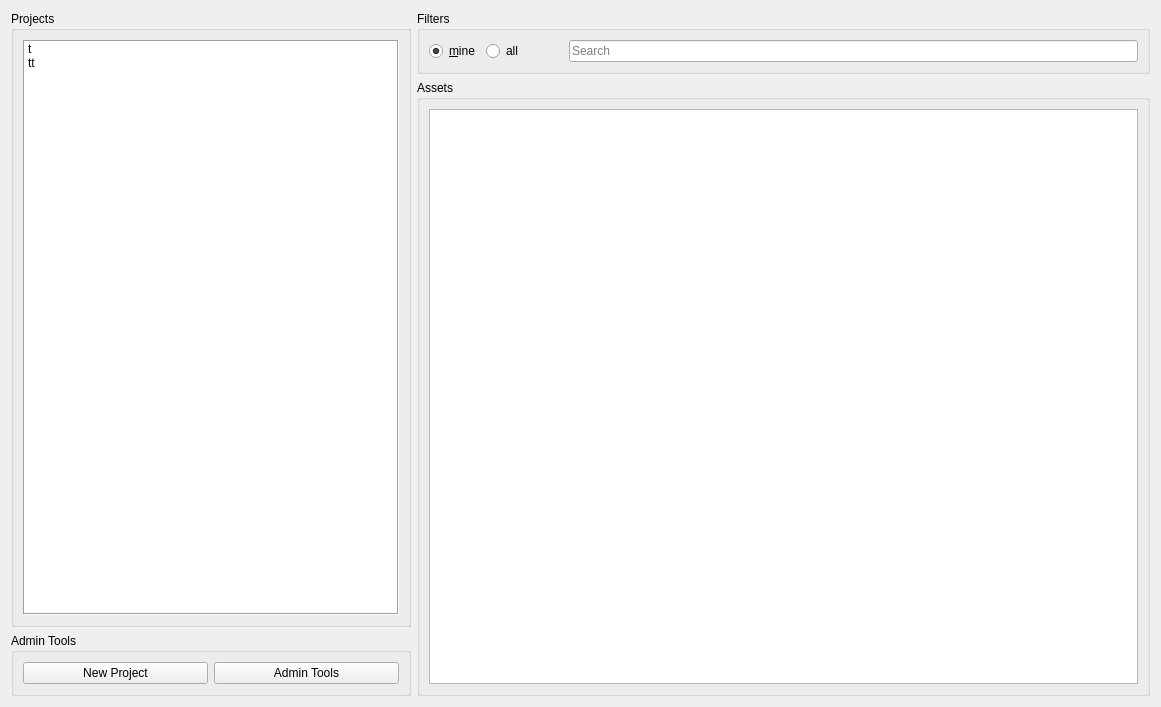
<?xml version="1.0" encoding="UTF-8"?>
<ui version="4.0">
 <class>Form</class>
 <widget class="QWidget" name="Form">
  <property name="enabled">
   <bool>true</bool>
  </property>
  <property name="geometry">
   <rect>
    <x>0</x>
    <y>0</y>
    <width>1161</width>
    <height>707</height>
   </rect>
  </property>
  <property name="windowTitle">
   <string>Form</string>
  </property>
  <property name="styleSheet">
   <string notr="true"/>
  </property>
  <layout class="QGridLayout" name="gridLayout_2">
   <item row="0" column="0" rowspan="2">
    <widget class="QGroupBox" name="groupBoxProjects">
     <property name="sizePolicy">
      <sizepolicy hsizetype="Preferred" vsizetype="MinimumExpanding">
       <horstretch>0</horstretch>
       <verstretch>0</verstretch>
      </sizepolicy>
     </property>
     <property name="maximumSize">
      <size>
       <width>400</width>
       <height>16777215</height>
      </size>
     </property>
     <property name="title">
      <string>Projects</string>
     </property>
     <layout class="QGridLayout" name="gridLayout_3">
      <item row="0" column="0">
       <widget class="QListWidget" name="listWidgetProjs">
        <property name="sizePolicy">
         <sizepolicy hsizetype="MinimumExpanding" vsizetype="MinimumExpanding">
          <horstretch>0</horstretch>
          <verstretch>0</verstretch>
         </sizepolicy>
        </property>
        <property name="focusPolicy">
         <enum>Qt::NoFocus</enum>
        </property>
        <property name="contextMenuPolicy">
         <enum>Qt::CustomContextMenu</enum>
        </property>
        <property name="frameShape">
         <enum>QFrame::Box</enum>
        </property>
        <property name="editTriggers">
         <set>QAbstractItemView::NoEditTriggers</set>
        </property>
        <property name="showDropIndicator" stdset="0">
         <bool>false</bool>
        </property>
        <property name="dragDropMode">
         <enum>QAbstractItemView::NoDragDrop</enum>
        </property>
        <property name="defaultDropAction">
         <enum>Qt::ActionMask</enum>
        </property>
        <property name="selectionMode">
         <enum>QAbstractItemView::SingleSelection</enum>
        </property>
        <item>
         <property name="text">
          <string>t</string>
         </property>
        </item>
        <item>
         <property name="text">
          <string>tt</string>
         </property>
        </item>
       </widget>
      </item>
     </layout>
    </widget>
   </item>
   <item row="0" column="1">
    <widget class="QGroupBox" name="groupBoxFilters">
     <property name="sizePolicy">
      <sizepolicy hsizetype="Preferred" vsizetype="Fixed">
       <horstretch>0</horstretch>
       <verstretch>0</verstretch>
      </sizepolicy>
     </property>
     <property name="minimumSize">
      <size>
       <width>0</width>
       <height>1</height>
      </size>
     </property>
     <property name="title">
      <string>Filters</string>
     </property>
     <layout class="QHBoxLayout" name="horizontalLayout_15">
      <item>
       <layout class="QHBoxLayout" name="horizontalLayout_2">
        <property name="sizeConstraint">
         <enum>QLayout::SetDefaultConstraint</enum>
        </property>
        <item>
         <widget class="QRadioButton" name="radioMineAss">
          <property name="focusPolicy">
           <enum>Qt::NoFocus</enum>
          </property>
          <property name="text">
           <string>&amp;mine</string>
          </property>
          <property name="checked">
           <bool>true</bool>
          </property>
         </widget>
        </item>
        <item>
         <widget class="QRadioButton" name="radioAllAss">
          <property name="focusPolicy">
           <enum>Qt::NoFocus</enum>
          </property>
          <property name="text">
           <string>all</string>
          </property>
         </widget>
        </item>
        <item>
         <spacer name="horizontalSpacer">
          <property name="orientation">
           <enum>Qt::Horizontal</enum>
          </property>
          <property name="sizeType">
           <enum>QSizePolicy::Preferred</enum>
          </property>
          <property name="sizeHint" stdset="0">
           <size>
            <width>40</width>
            <height>10</height>
           </size>
          </property>
         </spacer>
        </item>
        <item>
         <widget class="QLineEdit" name="lineEditSearch">
          <property name="sizePolicy">
           <sizepolicy hsizetype="MinimumExpanding" vsizetype="Fixed">
            <horstretch>0</horstretch>
            <verstretch>0</verstretch>
           </sizepolicy>
          </property>
          <property name="focusPolicy">
           <enum>Qt::ClickFocus</enum>
          </property>
          <property name="placeholderText">
           <string>Search</string>
          </property>
          <property name="clearButtonEnabled">
           <bool>true</bool>
          </property>
         </widget>
        </item>
       </layout>
      </item>
     </layout>
    </widget>
   </item>
   <item row="2" column="0">
    <widget class="QGroupBox" name="adminBox">
     <property name="enabled">
      <bool>true</bool>
     </property>
     <property name="sizePolicy">
      <sizepolicy hsizetype="Preferred" vsizetype="Maximum">
       <horstretch>0</horstretch>
       <verstretch>0</verstretch>
      </sizepolicy>
     </property>
     <property name="title">
      <string>Admin Tools</string>
     </property>
     <layout class="QHBoxLayout" name="horizontalLayout_3">
      <item>
       <widget class="QPushButton" name="newProjectButt">
        <property name="focusPolicy">
         <enum>Qt::NoFocus</enum>
        </property>
        <property name="text">
         <string>New Project</string>
        </property>
        <property name="iconSize">
         <size>
          <width>28</width>
          <height>28</height>
         </size>
        </property>
       </widget>
      </item>
      <item>
       <widget class="QPushButton" name="adminToolsButt">
        <property name="focusPolicy">
         <enum>Qt::NoFocus</enum>
        </property>
        <property name="text">
         <string>Admin Tools</string>
        </property>
       </widget>
      </item>
     </layout>
    </widget>
   </item>
   <item row="1" column="1" rowspan="2">
    <widget class="QGroupBox" name="groupBoxAssets">
     <property name="title">
      <string>Assets</string>
     </property>
     <layout class="QGridLayout" name="gridLayout">
      <item row="0" column="0">
       <widget class="QListWidget" name="listWidgetAssets">
        <property name="sizePolicy">
         <sizepolicy hsizetype="MinimumExpanding" vsizetype="MinimumExpanding">
          <horstretch>0</horstretch>
          <verstretch>0</verstretch>
         </sizepolicy>
        </property>
        <property name="focusPolicy">
         <enum>Qt::NoFocus</enum>
        </property>
        <property name="contextMenuPolicy">
         <enum>Qt::DefaultContextMenu</enum>
        </property>
        <property name="verticalScrollBarPolicy">
         <enum>Qt::ScrollBarAsNeeded</enum>
        </property>
        <property name="horizontalScrollBarPolicy">
         <enum>Qt::ScrollBarAlwaysOff</enum>
        </property>
        <property name="sizeAdjustPolicy">
         <enum>QAbstractScrollArea::AdjustIgnored</enum>
        </property>
        <property name="autoScroll">
         <bool>false</bool>
        </property>
        <property name="editTriggers">
         <set>QAbstractItemView::NoEditTriggers</set>
        </property>
        <property name="showDropIndicator" stdset="0">
         <bool>false</bool>
        </property>
        <property name="defaultDropAction">
         <enum>Qt::IgnoreAction</enum>
        </property>
        <property name="selectionMode">
         <enum>QAbstractItemView::ExtendedSelection</enum>
        </property>
        <property name="selectionBehavior">
         <enum>QAbstractItemView::SelectRows</enum>
        </property>
        <property name="textElideMode">
         <enum>Qt::ElideNone</enum>
        </property>
        <property name="verticalScrollMode">
         <enum>QAbstractItemView::ScrollPerPixel</enum>
        </property>
        <property name="horizontalScrollMode">
         <enum>QAbstractItemView::ScrollPerPixel</enum>
        </property>
        <property name="movement">
         <enum>QListView::Free</enum>
        </property>
        <property name="flow">
         <enum>QListView::TopToBottom</enum>
        </property>
        <property name="resizeMode">
         <enum>QListView::Adjust</enum>
        </property>
        <property name="layoutMode">
         <enum>QListView::SinglePass</enum>
        </property>
        <property name="viewMode">
         <enum>QListView::ListMode</enum>
        </property>
        <property name="uniformItemSizes">
         <bool>true</bool>
        </property>
        <property name="selectionRectVisible">
         <bool>true</bool>
        </property>
       </widget>
      </item>
     </layout>
    </widget>
   </item>
  </layout>
 </widget>
 <resources/>
 <connections/>
</ui>
